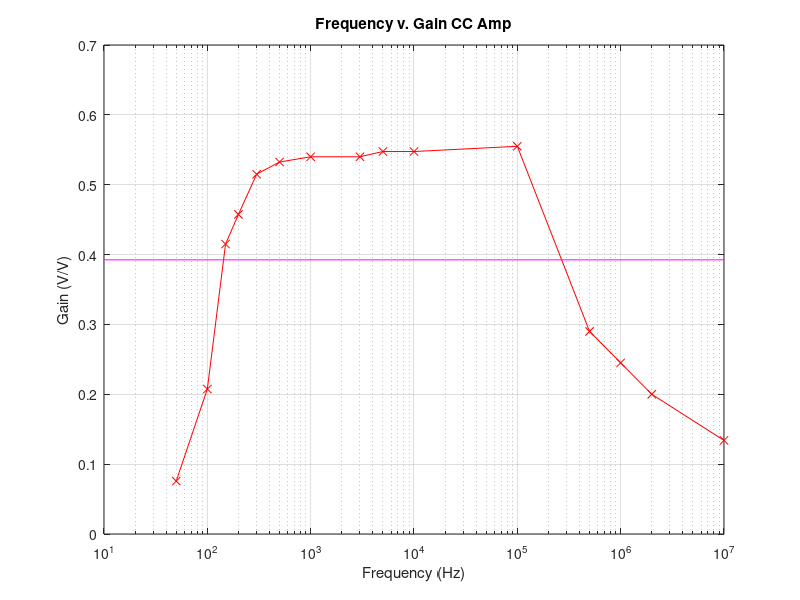
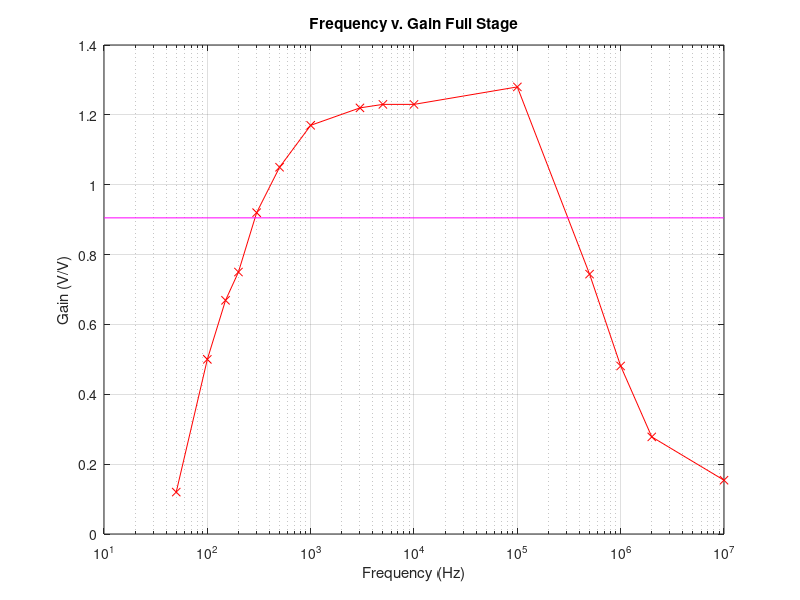

These figures' MATLAB source, in order:
%% Fresh Start
clear all; close all; clc;

%% Init
v_sig = 	[4,4,4,4,4,4,4,4,4,4,4,4,4,4,4];
input_f =	[50,100,150,200,300,500,1e3,3e3,5e3,10e3,100e3,500e3,1e6,2e6,10e6];
v_out =		[303e-3,830e-3,1.66,1.83,2.06,2.13,2.16,2.16,2.19,2.19,2.22,1.16,980e-3,800e-3,536e-3];
v_sig_ = 	[1,1,1,1,1,1,1,1,1,1,1,1,1,1,1];
input_f_ =	[50,100,150,200,300,500,1e3,3e3,5e3,10e3,100e3,500e3,1e6,2e6,10e6];
v_out_ =	[120e-3,500e-3,669e-3,750e-3,920e-3,1.05,1.17,1.22,1.23,1.23,1.28,744e-3,481e-3,278e-3,154e-3];

%% arithmatic
gain =              v_out./v_sig;
max_gain =          max(gain);
half_power_gain =   max_gain/sqrt(2)
gain_ =              v_out_./v_sig_;
max_gain_ =          max(gain_);
half_power_gain_ =   max_gain_/sqrt(2)
%% output
hax = axes;

figure(1);
semilogx(input_f,gain,'rx-');
line(get(hax, 'XLim'),[half_power_gain half_power_gain],'Color',[1 0 1]);
xlabel('Frequency (Hz)');
ylabel('Gain (V/V)');
title('Frequency v. Gain CC Amp');
grid on

figure(2);
semilogx(input_f_,gain_,'rx-');
line(get(hax, 'XLim'),[half_power_gain_ half_power_gain_],'Color',[1 0 1]);
xlabel('Frequency (Hz)');
ylabel('Gain (V/V)');
title('Frequency v. Gain Full Stage');
grid on